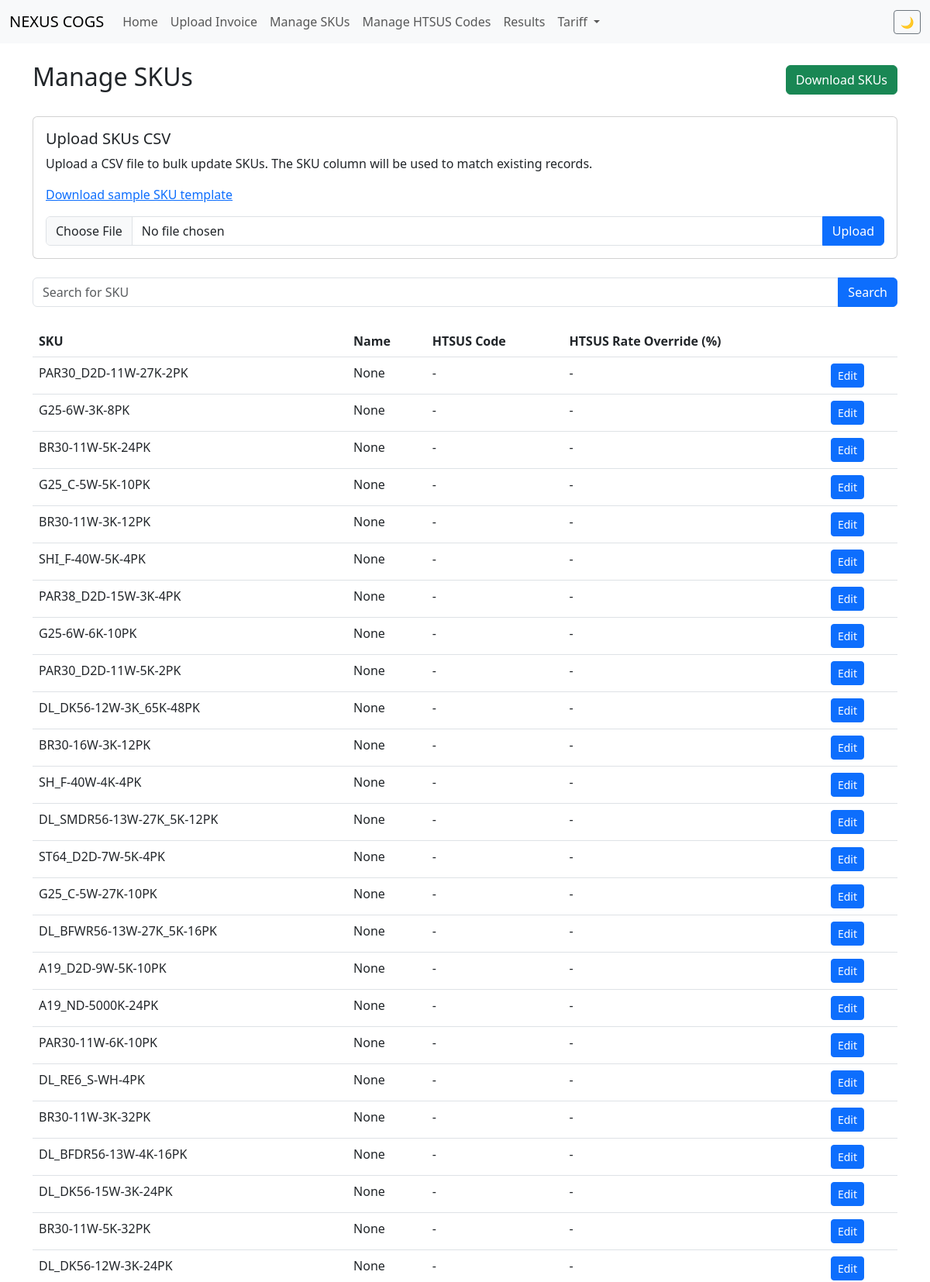
The page /legacy/skus/ (upper part) on the database its author committed.
### cogs/models.py (models this page shows, shortened)
class SKU(models.Model):
    sku = models.CharField(max_length=100, unique=True)  # Keep longer length from COGS
    name = models.CharField(max_length=255, blank=True, null=True)
    htsus_code = models.ForeignKey(HTSUSCode, on_delete=models.SET_NULL, blank=True, null=True)
    htsus_rate_pct = models.DecimalField(
        max_digits=7,
        decimal_places=4,
        blank=True,
        null=True,
        help_text="Overrides HTSUSCode rate if present"
    )
    origin_country = models.CharField(
        max_length=2,
        blank=True,
        null=True,
        help_text="ISO 2-letter country code"
    )
    claimed_spi = models.CharField(
        max_length=10,
        blank=True,
        help_text="Special Program Indicator"
    )
    effective_from = models.DateField(null=True, blank=True)
    effective_to = models.DateField(null=True, blank=True)
    override_reason = models.TextField(
        blank=True,
        help_text="Reason for rate override"
    )

### cogs/views.py (the view)
# urls.py: path('skus/', views.sku_list, name='sku_list'),
def sku_list(request):
    skus = SKU.objects.all()
    query = request.GET.get('query')
    if query:
        skus = skus.filter(sku__icontains=query)
    return render(request, 'sku_list.html', {'skus': skus})

### templates/sku_list.html (shortened to what this page needs)
{% extends 'base.html' %}
{% load static %}
{% block content %}
<div class="row">
    <div class="col-md-12">
        <div class="d-flex justify-content-between align-items-center mb-4">
            <h2>Manage SKUs</h2>
            <div>
                <a href="{% url 'sku_download' %}" class="btn btn-success">Download SKUs</a>
            </div>
        </div>
        <div class="card mb-4">
            <div class="card-body">
                <h5 class="card-title">Upload SKUs CSV</h5>
                <p class="card-text">Upload a CSV file to bulk update SKUs. The SKU column will be used to match existing records.</p>
                <p>
                    <a href="{% static 'csv_templates/sku_template.csv' %}" download>Download sample SKU template</a>
                </p>
                <form method="post" action="{% url 'sku_upload' %}" enctype="multipart/form-data">
                    <div class="input-group">
                        <input class="form-control" type="file" id="id_file" name="file">
                        <button type="submit" class="btn btn-primary">Upload</button>
                    </div>
                </form>
            </div>
        </div>
        <form method="get" class="mb-4">
            <div class="input-group">
                <input type="text" class="form-control" name="query" placeholder="Search for SKU" value="{{ request.GET.query }}">
                <button class="btn btn-primary" type="submit">Search</button>
            </div>
        </form>
        <table class="table">
            <thead>
                <tr>
                    <th>SKU</th>
                    <th>Name</th>
                    <th>HTSUS Code</th>
                    <th>HTSUS Rate Override (%)</th>
                    <th></th>
                </tr>
            </thead>
            <tbody>
                {% for sku in skus %}
                <tr>
                    <td>{{ sku.sku }}</td>
                    <td>{{ sku.name }}</td>
                    <td>{{ sku.htsus_code.code|default:"-" }}</td>
                    <td>{{ sku.htsus_rate_pct|default:"-" }}</td>
                    <td>
                        <a href="{% url 'sku_edit' sku.pk %}" class="btn btn-primary btn-sm">Edit</a>
                    </td>
                </tr>
                {% endfor %}
            </tbody>
        </table>
    </div>
</div>
{% endblock %}

### templates/base.html (style rules this page uses)
* { transition: background-color 0.3s ease, color 0.3s ease, border-color 0.3s ease; }

### rows shown on the page
SKU: sku "PAR30_D2D-11W-27K-2PK", name "None", htsus_code.code "-", htsus_rate_pct "-"
SKU: sku "G25-6W-3K-8PK", name "None", htsus_code.code "-", htsus_rate_pct "-"
SKU: sku "BR30-11W-5K-24PK", name "None", htsus_code.code "-", htsus_rate_pct "-"
SKU: sku "G25_C-5W-5K-10PK", name "None", htsus_code.code "-", htsus_rate_pct "-"
SKU: sku "BR30-11W-3K-12PK", name "None", htsus_code.code "-", htsus_rate_pct "-"
SKU: sku "SHI_F-40W-5K-4PK", name "None", htsus_code.code "-", htsus_rate_pct "-"
SKU: sku "PAR38_D2D-15W-3K-4PK", name "None", htsus_code.code "-", htsus_rate_pct "-"
SKU: sku "G25-6W-6K-10PK", name "None", htsus_code.code "-", htsus_rate_pct "-"
SKU: sku "PAR30_D2D-11W-5K-2PK", name "None", htsus_code.code "-", htsus_rate_pct "-"
SKU: sku "DL_DK56-12W-3K_65K-48PK", name "None", htsus_code.code "-", htsus_rate_pct "-"
SKU: sku "BR30-16W-3K-12PK", name "None", htsus_code.code "-", htsus_rate_pct "-"
SKU: sku "SH_F-40W-4K-4PK", name "None", htsus_code.code "-", htsus_rate_pct "-"
SKU: sku "DL_SMDR56-13W-27K_5K-12PK", name "None", htsus_code.code "-", htsus_rate_pct "-"
SKU: sku "ST64_D2D-7W-5K-4PK", name "None", htsus_code.code "-", htsus_rate_pct "-"
SKU: sku "G25_C-5W-27K-10PK", name "None", htsus_code.code "-", htsus_rate_pct "-"
SKU: sku "DL_BFWR56-13W-27K_5K-16PK", name "None", htsus_code.code "-", htsus_rate_pct "-"
SKU: sku "A19_D2D-9W-5K-10PK", name "None", htsus_code.code "-", htsus_rate_pct "-"
SKU: sku "A19_ND-5000K-24PK", name "None", htsus_code.code "-", htsus_rate_pct "-"
SKU: sku "PAR30-11W-6K-10PK", name "None", htsus_code.code "-", htsus_rate_pct "-"
SKU: sku "DL_RE6_S-WH-4PK", name "None", htsus_code.code "-", htsus_rate_pct "-"
SKU: sku "BR30-11W-3K-32PK", name "None", htsus_code.code "-", htsus_rate_pct "-"
SKU: sku "DL_BFDR56-13W-4K-16PK", name "None", htsus_code.code "-", htsus_rate_pct "-"
SKU: sku "DL_DK56-15W-3K-24PK", name "None", htsus_code.code "-", htsus_rate_pct "-"
SKU: sku "BR30-11W-5K-32PK", name "None", htsus_code.code "-", htsus_rate_pct "-"
SKU: sku "DL_DK56-12W-3K-24PK", name "None", htsus_code.code "-", htsus_rate_pct "-"
